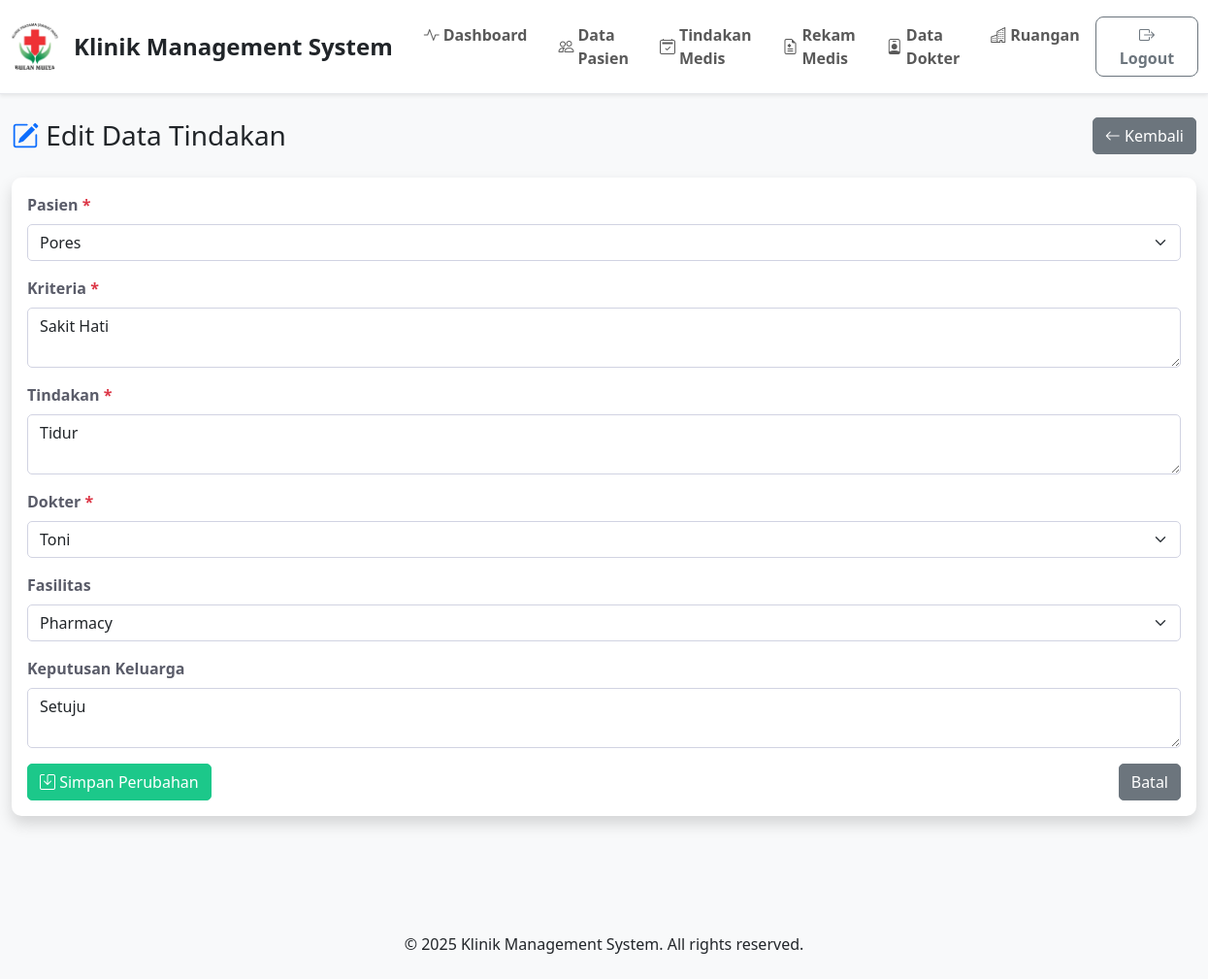
/index.php?page=tindakan_edit&idtindakan=4 (signed in), run on the app's committed database.
### tables this page shows
CREATE TABLE `tindakan` (
  `idtindakan` int(11) NOT NULL,
  `idpasien` int(11) NOT NULL,
  `kriteria` text DEFAULT NULL,
  `tindakan` text DEFAULT NULL,
  `iddokter` int(11) DEFAULT NULL,
  `fasilitas` text DEFAULT NULL,
  `keputusan_keluarga` text DEFAULT NULL
);

CREATE TABLE `pasien` (
  `idpasien` int(11) NOT NULL,
  `nama` varchar(100) NOT NULL,
  `jenis_kelamin` enum('L','P') NOT NULL,
  `pekerjaan` varchar(100) DEFAULT NULL,
  `tmp_lahir` varchar(100) DEFAULT NULL,
  `tgl_lahir` date DEFAULT NULL,
  `telpon` varchar(20) DEFAULT NULL,
  `alamat` text DEFAULT NULL,
  `tgl_daftar` date DEFAULT NULL
);

CREATE TABLE `dokter` (
  `iddokter` int(11) NOT NULL,
  `nama` varchar(100) NOT NULL,
  `jenis_kelamin` enum('L','P') NOT NULL,
  `telpon` varchar(20) DEFAULT NULL,
  `alamat` text DEFAULT NULL,
  `spesialisasi` varchar(100) DEFAULT NULL
);

### config/database.php (called while the page is built, shortened)
<?php
try {
    $pdo = new PDO("mysql:host=" . DB_HOST . ";dbname=" . DB_NAME . ";charset=utf8", DB_USER, DB_PASS);
    $pdo->setAttribute(PDO::ATTR_ERRMODE, PDO::ERRMODE_EXCEPTION);
    $pdo->setAttribute(PDO::ATTR_DEFAULT_FETCH_MODE, PDO::FETCH_ASSOC);
} catch(PDOException $e) {
    die("Connection failed: " . $e->getMessage());
}
function executeQuery($sql, $params = []) {
    global $pdo;
    try {
        $stmt = $pdo->prepare($sql);
        $stmt->execute($params);
        return $stmt;
    } catch(PDOException $e) {
        die("Query failed: " . $e->getMessage());
    }
}
function fetchAll($sql, $params = []) {
    $stmt = executeQuery($sql, $params);
    return $stmt->fetchAll();
}
function fetchOne($sql, $params = []) {
    $stmt = executeQuery($sql, $params);
    return $stmt->fetch();
}
?>

### pages/tindakan_edit.php (the view, shortened to what this page needs)
<?php
require_once __DIR__ . '/../config/database.php';
require_once __DIR__ . '/../includes/header.php';
$idtindakan = (int)$_GET['idtindakan'];
$tindakan = fetchOne("SELECT * FROM tindakan WHERE idtindakan = ?", [$idtindakan]);
$patients = fetchAll("SELECT idpasien, nama FROM pasien ORDER BY nama");
$doctors = fetchAll("SELECT iddokter, nama FROM dokter ORDER BY nama");
$facility_options = [
    'Radiology', 'Laboratory', 'ICU', 'Ambulance', 'Pharmacy', 'Operating Room'
];
?>
<div class="container-fluid">
    <div class="d-flex justify-content-between align-items-center mb-4">
        <h1 class="h3 mb-0"><i class="bi bi-pencil-square text-primary"></i> Edit Data Tindakan</h1>
        <a href="/Klinik_Management/index.php?page=tindakan" class="btn btn-secondary">
            <i class="bi bi-arrow-left"></i> Kembali
        </a>
    </div>
    <div class="card shadow mb-4">
        <div class="card-body">
            <form method="POST" class="needs-validation" novalidate>
                <div class="mb-3">
                    <label class="form-label">Pasien <span class="text-danger">*</span></label>
                    <select class="form-select" name="idpasien" required>
                        <?php foreach ($patients as $p): ?>
                            <option value="<?= $p['idpasien'] ?>" <?= (($tindakan['idpasien'] == $p['idpasien']) ? 'selected' : '') ?>>
                                <?= htmlspecialchars($p['nama']) ?>
                            </option>
                        <?php endforeach; ?>
                    </select>
                </div>
                <div class="mb-3">
                    <label class="form-label">Kriteria <span class="text-danger">*</span></label>
                    <textarea class="form-control" name="kriteria" required><?= htmlspecialchars($_POST['kriteria'] ?? $tindakan['kriteria']) ?></textarea>
                </div>
                <div class="mb-3">
                    <label class="form-label">Tindakan <span class="text-danger">*</span></label>
                    <textarea class="form-control" name="tindakan" required><?= htmlspecialchars($_POST['tindakan'] ?? $tindakan['tindakan']) ?></textarea>
                </div>
                <div class="mb-3">
                    <label class="form-label">Dokter <span class="text-danger">*</span></label>
                    <select class="form-select" name="iddokter" required>
                        <?php foreach ($doctors as $d): ?>
                            <option value="<?= $d['iddokter'] ?>" <?= (($tindakan['iddokter'] == $d['iddokter']) ? 'selected' : '') ?>>
                                <?= htmlspecialchars($d['nama']) ?>
                            </option>
                        <?php endforeach; ?>
                    </select>
                </div>
                <div class="mb-3">
                    <label class="form-label">Fasilitas</label>
                    <select class="form-select" name="fasilitas">
                        <?php foreach ($facility_options as $f): ?>
                            <option value="<?= $f ?>" <?= (($tindakan['fasilitas'] == $f) ? 'selected' : '') ?>>
                                <?= htmlspecialchars($f) ?>
                            </option>
                        <?php endforeach; ?>
                    </select>
                </div>
                <div class="mb-3">
                    <label class="form-label">Keputusan Keluarga</label>
                    <textarea class="form-control" name="keputusan_keluarga"><?= htmlspecialchars($_POST['keputusan_keluarga'] ?? $tindakan['keputusan_keluarga']) ?></textarea>
                </div>
                <div class="d-flex justify-content-between">
                    <button type="submit" class="btn btn-success">
                        <i class="bi bi-save"></i> Simpan Perubahan
                    </button>
                    <a href="/Klinik_Management/index.php?page=tindakan" class="btn btn-secondary">Batal</a>
                </div>
            </form>
        </div>
    </div>
</div>

### assets/css/style.css (style rules this page uses)
body { font-family: 'Segoe UI', Tahoma, Geneva, Verdana, sans-serif; background-color: #f8f9fa; }
.card { border: none; border-radius: 10px; box-shadow: 0 0.125rem 0.25rem rgba(0, 0, 0, 0.075); transition: all 0.3s ease; }
.btn { border-radius: 5px; font-weight: 500; transition: all 0.3s ease; }
.btn-success { background-color: #1cc88a; border-color: #1cc88a; }
.form-control, .form-select { border-radius: 5px; border: 1px solid #d1d3e2; transition: all 0.3s ease; }
.form-label { font-weight: 600; color: #5a5c69; margin-bottom: 0.5rem; }

### includes/footer.php (style rules this page uses)
html, body { height: 100%; }
body { min-height: 100vh; display: flex; flex-direction: column; }

### data on the page
tindakan: idpasien "Pores", kriteria "Sakit Hati", tindakan "Tidur", iddokter "Toni", fasilitas "Pharmacy", keputusan_keluarga "Setuju"
